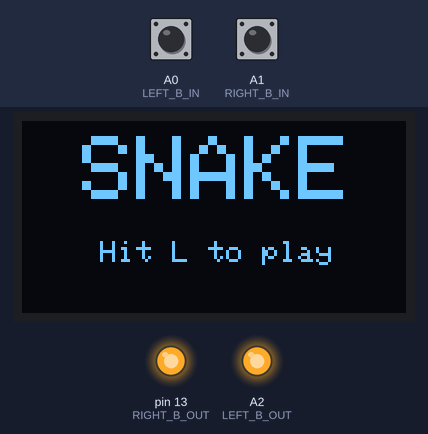
The sketch below on a simulated Arduino Uno, built with avr-gcc and run on an emulated ATmega328P. Shown: 128×64 one-colour display, output pins drawn as LEDs (lit = HIGH). The inputs (shaded band) are chosen by the test bench; at power-on: A0 (LEFT_B_IN) LOW, A1 (RIGHT_B_IN) LOW. Random numbers use the default seed unless the sketch sets one.

Above: at 1.2 s.
1.3 s: A0 (LEFT_B_IN) pulled HIGH for 0.15 s
At 1.6 s:
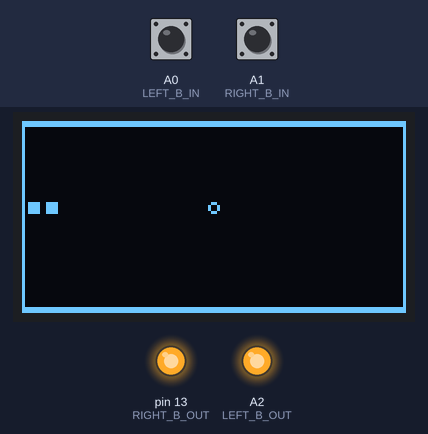
4.4 s: A1 (RIGHT_B_IN) pulled HIGH for 0.15 s
At 4.9 s:
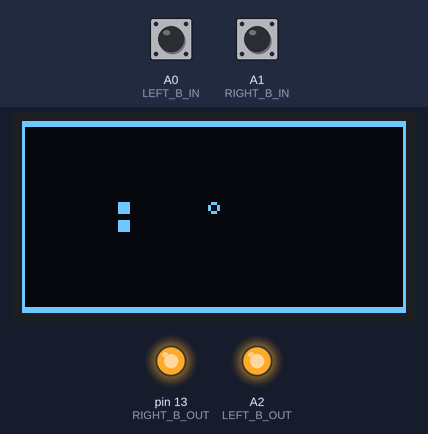
7.5 s: A0 (LEFT_B_IN) pulled HIGH for 3.2 s
At 12.09 s:
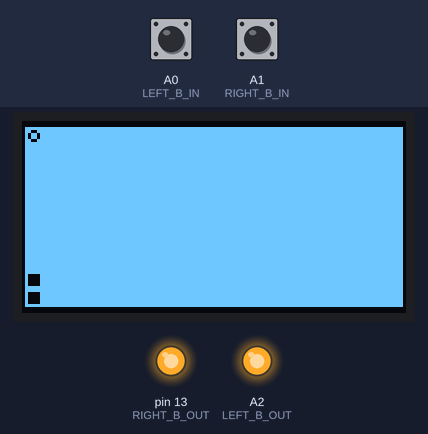
13.7 s: A0 (LEFT_B_IN) pulled HIGH for 1 s
At 15.12 s:
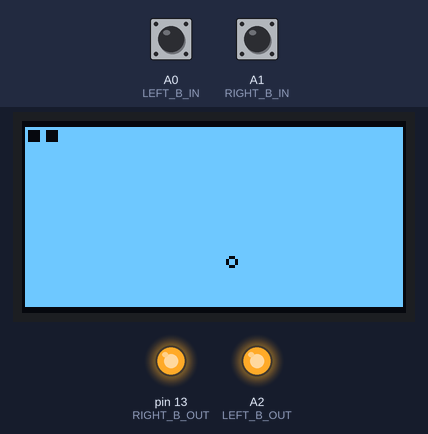
Timing chart, 0 to 16.7 s (numbered marks = the images above; inputs shaded):
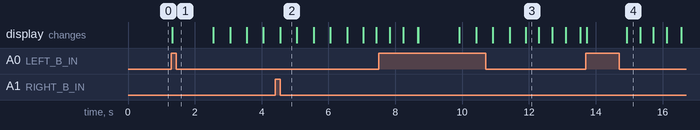

The sketch:

basic_snake.ino
```cpp
#include <Wire.h>
#include <Adafruit_GFX.h>
#include <Adafruit_SSD1306.h>

//DISPLAY THINGS
#define OLED_RESET    4     // Reset pin # (or -1 if sharing Arduino reset pin)
#define OLED_ADDRESS  0x3C  // I2C address of the display.
#define SCREEN_WIDTH  128   // OLED display width, in pixels
#define SCREEN_HEIGHT 64    // OLED display height, in pixels

//BUTTON THINGS
#define LEFT_B_IN     A0
#define LEFT_B_OUT    A2
#define RIGHT_B_IN    A1
#define RIGHT_B_GND   A3
#define RIGHT_B_OUT   13

//GAME OPTIONS

#define WIN_POINTS 20
#define CYCLE_INTERVAL 500
#define BUTTON_INTERVAL 400

unsigned long previousTime = 0;

//---------DISPLAY STUFF---------

// Declaration for an SSD1306 display connected to I2C (SDA, SCL pins)
Adafruit_SSD1306 display(SCREEN_WIDTH, SCREEN_HEIGHT, &Wire, OLED_RESET);

//Draws a square on the 21x10 board
//(A 128x64 board reduced to 126x60, each element is 6x6)
//x is between 0 and 20 inclusive
//y is between 0 and 9 inclusive
//thing: 0 = erase, 1 = snake, 2 = food
//Could've used a switch statement here...
void drawSquare(byte x, byte y, byte thing)
{
  if (thing == 1){
      display.fillRect(6*x+2,6*y+3,4,4,WHITE);
      return;
  }
  if (thing == 2){
      display.drawRoundRect(6*x+2,6*y+3,4,4,1,WHITE);
      return;
  }
  display.fillRect(6*x+2,6*y+3,4,4,BLACK);
}

//---------SNAKE STUFF---------

//Coordinate struct
//With the size of the game board (21x10), you could technically shrink it to
//1 byte, but I don't quite know how to do that yet.
typedef struct
{
  byte x;
  byte y;
} coord;

//THE SNAKE
//#Apparently snake[] took up so much space that it interfered with the OLED
//#Keep it a reasonable size.
coord snake[100];
byte snakeLength = 2;
short directions[4][2] = {{1,0},{0,1},{-1,0},{0,-1}};
short dirIndex = 0;

coord foodCoord;

//Initializes the snake with an initial length of 2
//and initial direction right.
void makeSnake()
{
  snakeLength = 2;
  snake[0] = {1, (byte) random(0,10)};
  snake[1] = {0, snake[0].y};
  drawSquare(snake[0].x,snake[0].y,1);
  drawSquare(snake[1].x,snake[1].y,1);
  dirIndex = 0;
}

//Modify direction according to button press
void redirect()
{
  unsigned long tempTime = millis();
  bool R = false;
  bool L = false;
  //Listen for button presses
  while (millis()-tempTime < BUTTON_INTERVAL)
  {
    if (digitalRead(LEFT_B_IN)){L = true;}
    if (digitalRead(RIGHT_B_IN)){R = true;}
  }
  //Ignore double presses and non presses
  if (R == L){
    return;
  }
  //If right, increment direction index
  if (R){
    dirIndex++;
    if (dirIndex > 3){dirIndex = 0;}
    return;
  }
  //If left, decrement direction index
  dirIndex--;
  if (dirIndex < 0){dirIndex = 3;}
}

//Moves the snake
bool moveSnake()
{
  //Calculate the new coordinates
  int x = snake[0].x+directions[dirIndex][0];
  int y = snake[0].y+directions[dirIndex][1];

  //If out of bounds, exit and lose.
  if (x > 20 || x < 0 || y > 9 || y < 0)
  {
    return 1;
  }

  coord newHead = {byte(x),byte(y)};
  //Draw the new head
  drawSquare(newHead.x,newHead.y,1);

  //Did we land on food? / Does the new head line up with the food location?
  bool onFood = (newHead.x == foodCoord.x && newHead.y == foodCoord.y);

  //Shift all the snake coords back to make space for the head
  snake[snakeLength] = snake[snakeLength-1]; //To avoid a bug with snakeLength 3
  for (int i = snakeLength-1; i != 0; --i)
  {
    //If the new head contacts any snake coord, exit and lose
    if (!onFood && newHead.x == snake[i].x && newHead.y == snake[i].y)
    {
      return 1;
    }
    snake[i] = snake[i-1];
  }

  //If nothing wrong, set the new head of the snake.
  snake[0] = newHead;

  //If no food, erase tail
  if (!onFood)
  {
    drawSquare(snake[snakeLength].x,snake[snakeLength].y,0);
  }
  //Else dont erase tail, increment length of snake,
  //and put a new food
  else
  {
    snakeLength++;
    putFood();
  }
  return 0;
}

//Puts a new piece of food on the game board.
void putFood()
{
  bool foodOkay = false;
  //Make sure the food doesnt fall on top of the snake
  while (!foodOkay)
  {
    foodCoord = {byte(random(0,21)),byte(random(0,10))};
    foodOkay = true;
    for (byte i = 0; i < snakeLength; ++i)
    {
      if (foodCoord.y == snake[i].y && foodCoord.x == snake[i].x)
      {
        foodOkay = false;
        break;
      }
    }
  }
  drawSquare(foodCoord.x,foodCoord.y,2);
}

void setup()
{
  //Serial.begin(9600);

  // SSD1306_SWITCHCAPVCC = generate display voltage from 3.3V internally
  if(!display.begin(SSD1306_SWITCHCAPVCC, OLED_ADDRESS)) {
    //Serial.println(F("Oh no"));
    for(;;);
  }

  //Random numbers
  randomSeed(analogRead(7));

  //Set up the buttons
  //Left button
  pinMode(LEFT_B_IN, INPUT);
  pinMode(LEFT_B_OUT, OUTPUT);
  digitalWrite(LEFT_B_OUT,1);

  //Right button
  pinMode(RIGHT_B_IN, INPUT);
  pinMode(RIGHT_B_GND, OUTPUT);
  pinMode(RIGHT_B_OUT, OUTPUT);
  digitalWrite(RIGHT_B_OUT,1);
  digitalWrite(RIGHT_B_GND,0);


  //Set up the title screen
  display.clearDisplay();
  display.setTextSize(3);
  display.setTextColor(WHITE);
  display.setCursor(20,5);
  display.println(F("SNAKE"));
  display.setTextSize(1);
  display.setCursor(26,40);
  display.println(F("Hit L to play"));
}


//Game loop
void loop() {

  display.display();
  //Wait for user input
  while (!digitalRead(LEFT_B_IN)){}

  //GAME SETUP
  //Set up borders
  display.clearDisplay();
  display.fillRect(0,0,128,2,WHITE);
  display.fillRect(0,62,128,2,WHITE);
  display.fillRect(0,0,1,64,WHITE);
  display.fillRect(127,0,1,64,WHITE);

  //Make the snake and place the food
  makeSnake();
  putFood();
  display.display();
  bool win = false;
  delay(800);

  //Start game
  for(;;)
  {
    //Every cycle
    if (millis() - previousTime > CYCLE_INTERVAL)
    {
      previousTime = millis();
      //Check for direction change
      redirect();
      //Self contact/Out of bounds condition
      if (moveSnake())
      {
        break;
      }
      if (snakeLength == WIN_POINTS+2)
      {
        win = true;
        break;
      }
      display.display();
    }
  }

  if (win)
  {
    display.clearDisplay();
    display.setTextSize(2);
    display.setTextColor(WHITE);
    display.setCursor(0,5);
    display.println(F("YOU WON :)"));
  }
  //Show lose screen
  else
  {
    //Flash the screen
    display.invertDisplay(true);
    delay(400);
    display.invertDisplay(false);
    delay(400);
    display.invertDisplay(true);
    delay(400);
    display.invertDisplay(false);
    delay(400);

    //Loss text
    display.clearDisplay();
    display.setTextSize(2);
    display.setTextColor(WHITE);
    display.setCursor(0,5);
    display.println(F("YOU LOST:("));
  }
  display.setTextSize(1);
  display.setCursor(0,30);
  display.print(F("Donuts Eaten: "));
  display.print(snakeLength-2);
  display.println();
  display.println();
  display.println(F("Hit L to play again"));
}
```

Measured:
- after the input at 1.3 s, the display: changes at once (image 1)
- after the input at 13.7 s, the display: first changes at once (image 4 shows a later state)
- what the display in image 2 shows lasts 0.5 s, from 4.6 s to 5.1 s
- what the display in image 3 shows lasts 0.4 s, from 11.9 s to 12.3 s
